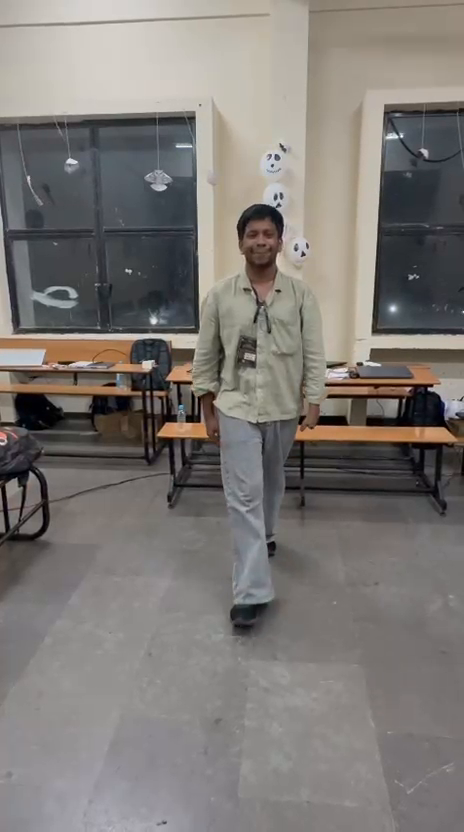
#> input picture frame 23 of Ml2/activity/videos/walking/abhwalk.mp4, 464 x 832 px
$ python test_face_detector.py
#> lines starting #> are read from the running program, lines starting #| are printed output that depends on the picture; after the words box and inside, x2 and y2 are one past the last pixel; in counts of white or black regions, pixels touching at a corner belong together
#> further down, frame is the input picture: shape (832, 464, 3); mean B, G, R 117.3, 120.9, 125.3
### Ml2/common/face_detector.py

import cv2


class FaceDetector:
    def __init__(self):
        cascade_path = (
            cv2.data.haarcascades +
            "haarcascade_frontalface_default.xml"
        )

        self.detector = cv2.CascadeClassifier(cascade_path)

        if self.detector.empty():
            raise RuntimeError(
                f"Could not load face cascade: {cascade_path}"
            )

        print("Face Detector initialized")

    def detect(self, image):
        """
        Detect visible frontal faces in an image or person crop.

        Returns:
            face_detected: bool
            faces: list of (x, y, width, height)
        """

        if image is None or image.size == 0:
            return False, []

        gray = cv2.cvtColor(image, cv2.COLOR_BGR2GRAY)
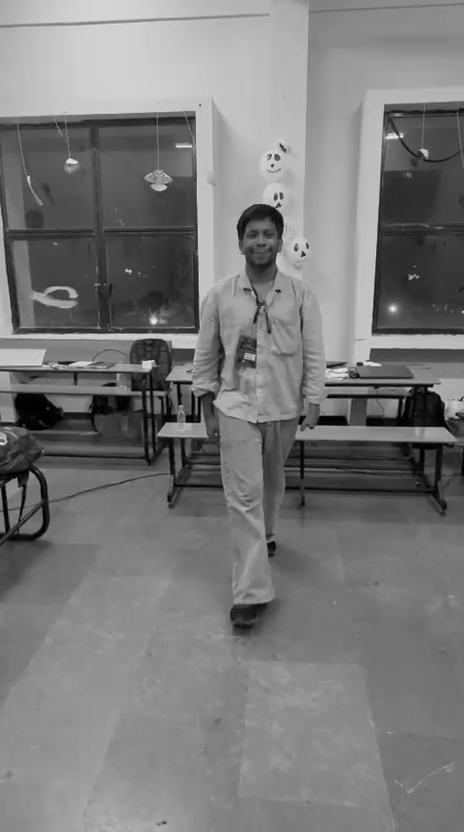
#> gray: shape (832, 464); min 0, max 255, mean 121.7

        faces = self.detector.detectMultiScale(
            gray,
            scaleFactor=1.1,
            minNeighbors=5,
            minSize=(24, 24)
        )
#> faces = [[236, 215, 50, 50]]

        face_boxes = [
            (int(x), int(y), int(w), int(h))
            for x, y, w, h in faces
        ]
#> face_boxes = [(236, 215, 50, 50)]

        return len(face_boxes) > 0, face_boxes

### Ml2/common/test_face_detector.py

import sys
from pathlib import Path
import cv2

# Add the VisionX project root to Python's import path
PROJECT_ROOT = Path(__file__).resolve().parents[2]
sys.path.insert(0, str(PROJECT_ROOT))

from Ml2.common.face_detector import FaceDetector


VIDEO_PATH = (
    PROJECT_ROOT /
    "Ml2" /
    "activity" /
    "videos" /
    "walking" /
    "abhwalk.mp4"
)

detector = FaceDetector()
cap = cv2.VideoCapture(str(VIDEO_PATH))

if not cap.isOpened():
    raise RuntimeError(f"Cannot open video: {VIDEO_PATH}")

while True:
    ret, frame = cap.read()

    if not ret:
        break

    face_detected, faces = detector.detect(frame)
#> face_detected = True; faces = [(236, 215, 50, 50)]

    for x, y, w, h in faces:
        cv2.rectangle(
            frame,
            (x, y),
            (x + w, y + h),
            (0, 255, 0),
            2
        )
#> this loop made 1 pass
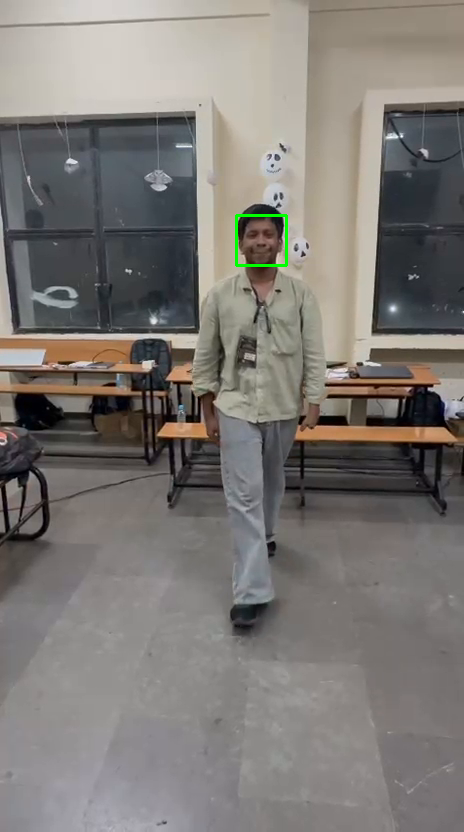
#> frame: shape (832, 464, 3); 0.15% of pixels changed, all inside (x1, y1, x2, y2) = (235, 214, 288, 267)

    status = (
        "FACE DETECTED"
        if face_detected
        else "NO VISIBLE FACE"
    )
#> status = 'FACE DETECTED'

    cv2.putText(
        frame,
        status,
        (20, 40),
        cv2.FONT_HERSHEY_SIMPLEX,
        0.8,
        (0, 255, 0) if face_detected else (0, 0, 255),
        2
    )
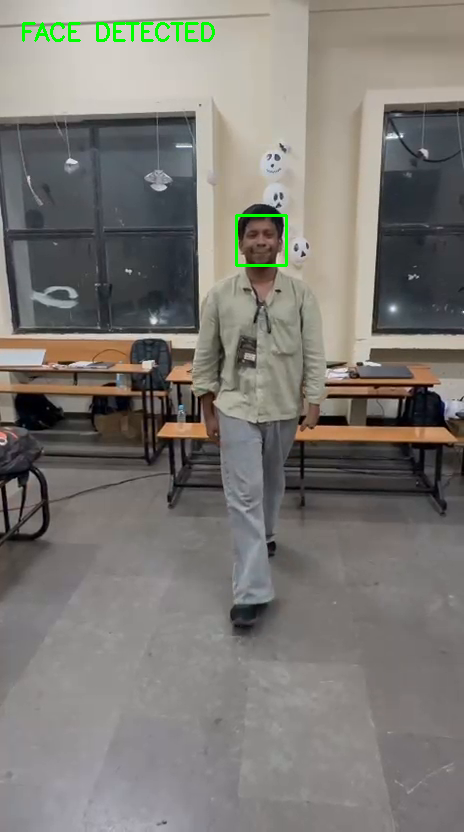
#> frame: shape (832, 464, 3); 0.38% of pixels changed, all inside (x1, y1, x2, y2) = (22, 22, 215, 42)

    cv2.imshow("VisionX - Face Detection", frame)

    if cv2.waitKey(1) & 0xFF == ord("q"):
#> (key q is pressed here)
        break

cap.release()
detector.detector = None
cv2.destroyAllWindows()

$ run again, starting later in the video
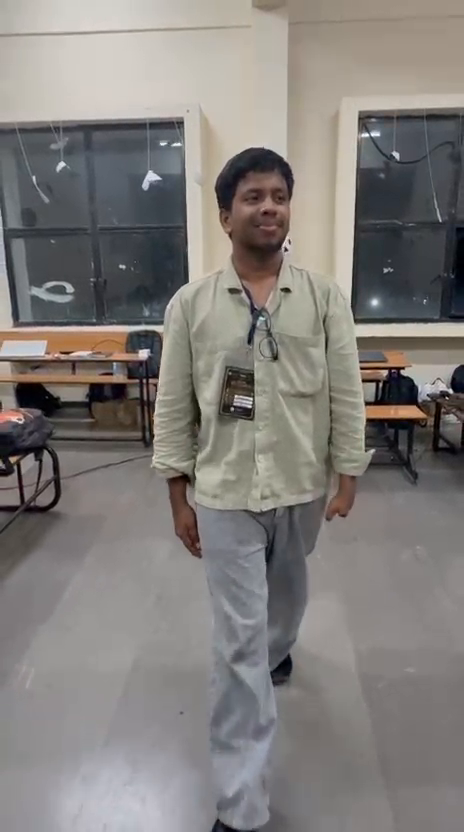
#> input picture frame 106 of Ml2/activity/videos/walking/abhwalk.mp4, 464 x 832 px
#> frame is the input picture: shape (832, 464, 3); mean B, G, R 122.9, 125.9, 129.9
#> in detect, `faces = self.detector.detectMultiScale( gray, scaleFactor=1.1, minNeig..`: faces = [[227, 166, 77, 77]]
#> face_boxes = [(227, 166, 77, 77)]
#> `face_detected, faces = detector.detect(frame)`: face_detected = True; faces = [(227, 166, 77, 77)]
#> the loop `for x, y, w, h in faces:` made 1 pass
#> after the loop `for x, y, w, h in faces:`:
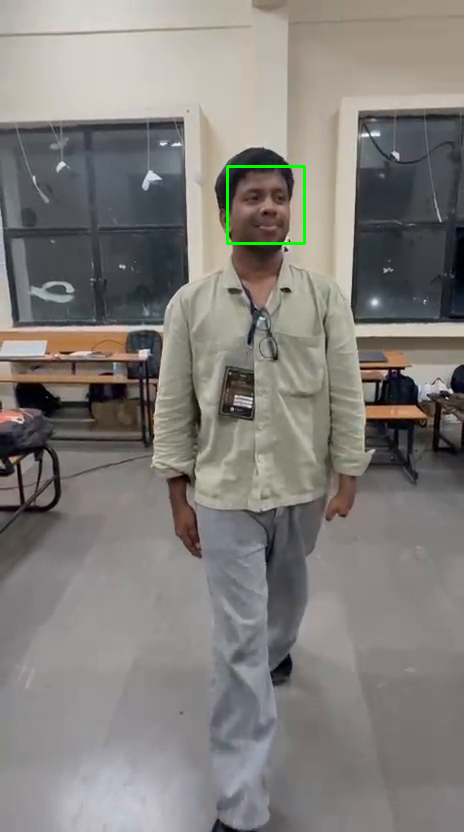
#> frame: shape (832, 464, 3); 0.24% of pixels changed, all inside (x1, y1, x2, y2) = (226, 165, 306, 245)
#> status = 'FACE DETECTED'
#> `cv2.putText( frame, status, (20, 40), cv2.FONT_HERSHEY_SIMPLEX, 0.8, (..`:
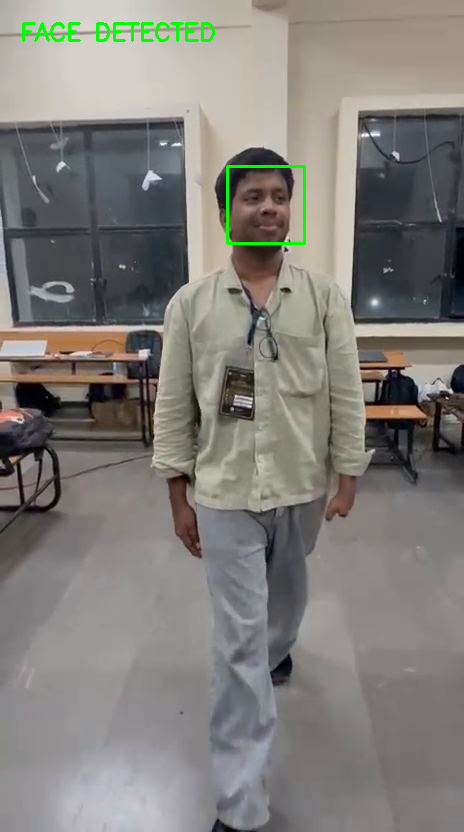
#> frame: shape (832, 464, 3); 0.38% of pixels changed, all inside (x1, y1, x2, y2) = (22, 22, 215, 42)

$ run again, starting later in the video
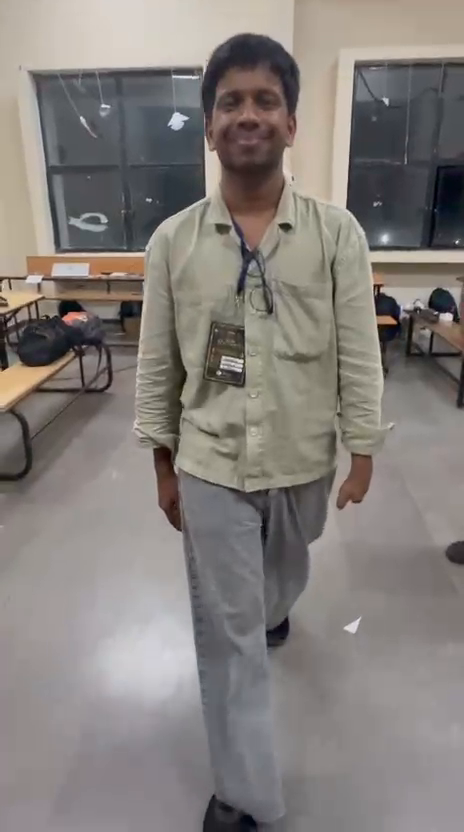
#> input picture frame 189 of Ml2/activity/videos/walking/abhwalk.mp4, 464 x 832 px
#> frame is the input picture: shape (832, 464, 3); mean B, G, R 123.3, 126.9, 132.5
#> in detect, `faces = self.detector.detectMultiScale( gray, scaleFactor=1.1, minNeig..`: faces = [[200, 63, 98, 98]]
#> face_boxes = [(200, 63, 98, 98)]
#> `face_detected, faces = detector.detect(frame)`: face_detected = True; faces = [(200, 63, 98, 98)]
#> the loop `for x, y, w, h in faces:` made 1 pass
#> after the loop `for x, y, w, h in faces:`:
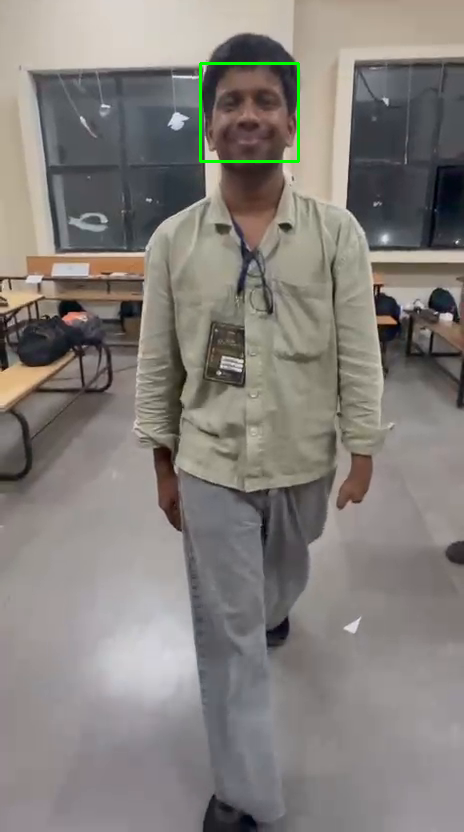
#> frame: shape (832, 464, 3); 0.3% of pixels changed, all inside (x1, y1, x2, y2) = (199, 62, 300, 163)
#> status = 'FACE DETECTED'
#> `cv2.putText( frame, status, (20, 40), cv2.FONT_HERSHEY_SIMPLEX, 0.8, (..`:
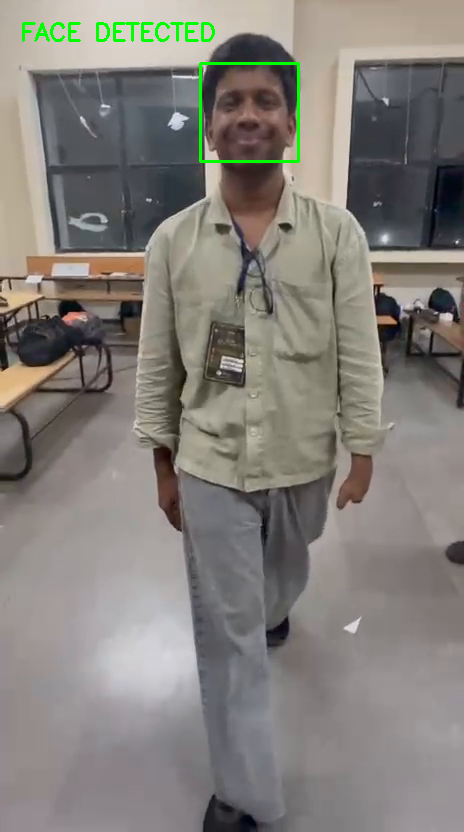
#> frame: shape (832, 464, 3); 0.38% of pixels changed, all inside (x1, y1, x2, y2) = (22, 22, 215, 42)
